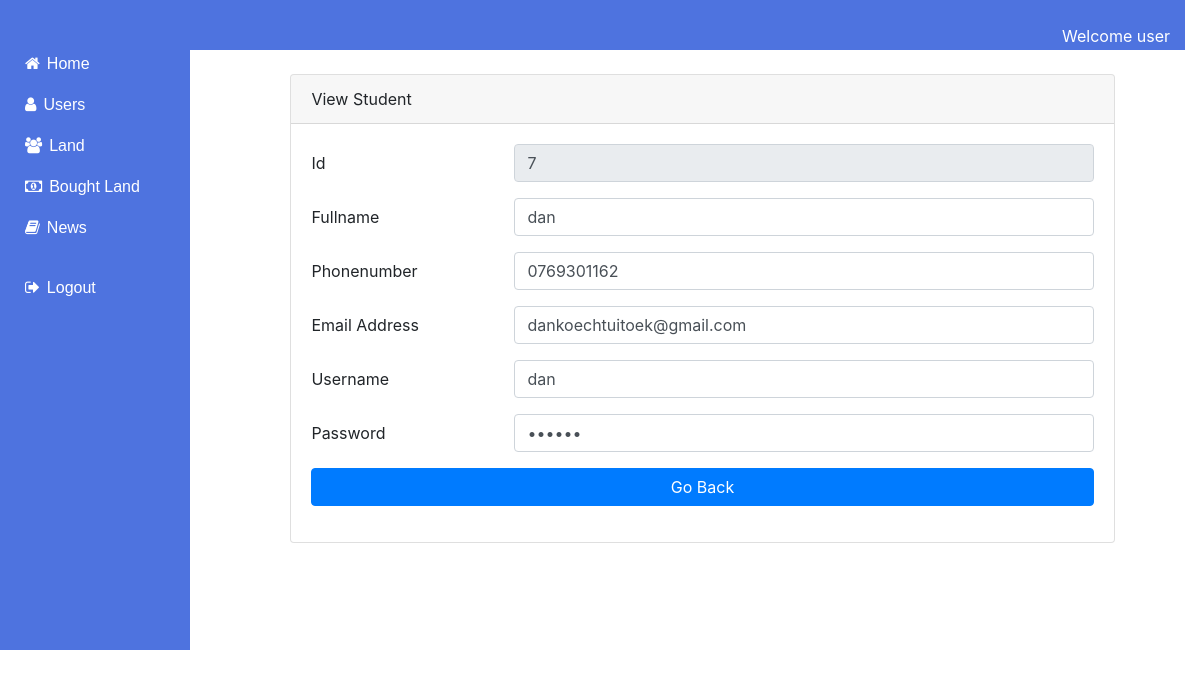
The app's page /admin/viewUser.php?id=7 with its own data.
### tables this page shows
CREATE TABLE `users` (
  `id` int(20) NOT NULL,
  `fullname` varchar(100) NOT NULL,
  `phonenumber` varchar(100) NOT NULL,
  `email` varchar(100) NOT NULL,
  `username` varchar(100) NOT NULL,
  `password` varchar(100) NOT NULL,
  `usertype` enum('admin','user') NOT NULL
);

### admin/viewUser.php (the view)
<?php require_once('header.php')?>
<?php require_once('sidebar.php')?>
<?php
  require_once('connection.php');
  $id=$_GET['id'];
  $sql="SELECT * FROM `users` WHERE `id`='$id'";
  $results=mysqli_query($conn,$sql);
  $row=mysqli_fetch_array($results);
?>
<div class="col-sm-10">
<br>
   <div class="row">
       <div class="col-sm-1"></div>
       <div class="col-sm-10">
            <div class="card">
                <div class="card-header">
                View Student
                </div>
                <div class="card-body">
                <form method="POST" action="processUpdateUser.php">
                   <div class="form-group row">
                        <label for="staticEmail" class="col-sm-3 col-form-label">Id</label>
                        <div class="col-sm-9">
                            <input type="text"  class="form-control" name="id" value="<?php echo$row['id']?>" required readonly>
                        </div>
                    </div>
                    <div class="form-group row">
                        <label for="staticEmail" class="col-sm-3 col-form-label">Fullname</label>
                        <div class="col-sm-9">
                            <input type="text"  class="form-control" name="fullname" value="<?php echo$row['fullname']?>" required>
                        </div>
                    </div>
                    <div class="form-group row">
                        <label for="inputPassword" class="col-sm-3 col-form-label">Phonenumber</label>
                        <div class="col-sm-9">
                        <input type="text" class="form-control" name="phonenumber" value="<?php echo$row['phonenumber']?>" required>
                        </div>
                    </div>
                    <div class="form-group row">
                        <label for="inputPassword" class="col-sm-3 col-form-label">Email Address</label>
                        <div class="col-sm-9">
                        <input type="text" class="form-control" name="email" value="<?php echo$row['email']?>" required>
                        </div>
                    </div>
                    <div class="form-group row">
                        <label for="inputPassword" class="col-sm-3 col-form-label">Username</label>
                        <div class="col-sm-9">
                        <input type="text" class="form-control" name="username" value="<?php echo$row['username']?>" required>
                        </div>
                    </div>
                    <div class="form-group row">
                        <label for="inputPassword" class="col-sm-3 col-form-label">Password</label>
                        <div class="col-sm-9">
                        <input type="password" class="form-control" name="password" value="<?php echo$row['password']?>" required>
                        </div>
                    </div>
                    <div class="form-group row">
                        <div class="col-sm-12">
                          <a href="/land/admin/user.php" class="btn btn-primary btn-block"> Go Back</a>
                        </div>
                    </div>
                </form>
                </div>
            </div>
        </div>
        <div class="col-sm-1"></div>
   </div>
</div>
<?php require_once('footer.php')?>

### records on screen
users: id "7", fullname "dan", phonenumber "0769301162", email "dankoechtuitoek@gmail.com", username "dan"
